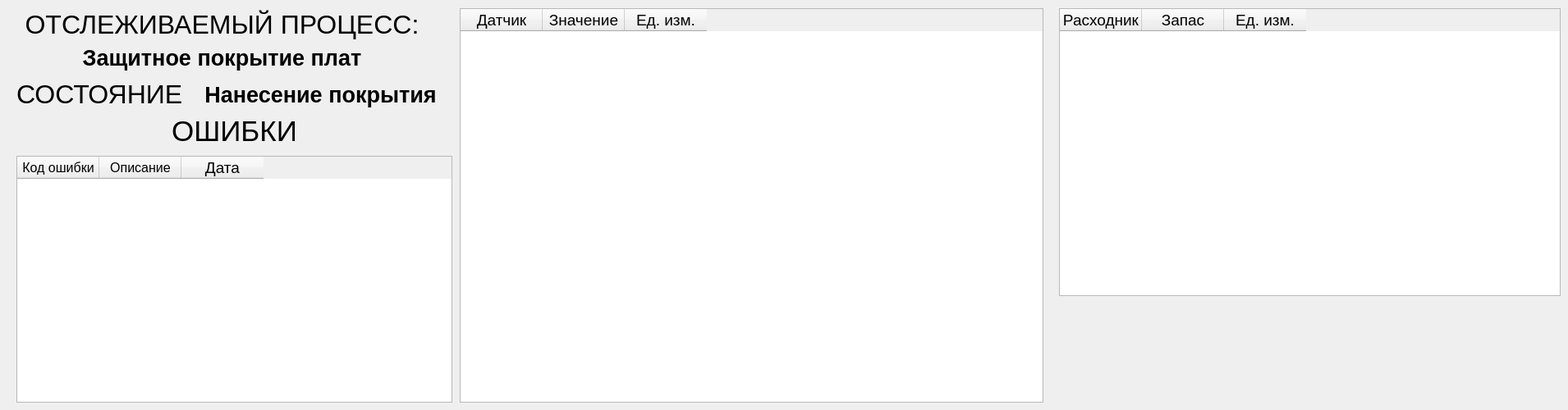
    <widget class="QWidget" name="page_defender">
     <widget class="QLabel" name="label_pick_process_3">
      <property name="geometry">
       <rect>
        <x>20</x>
        <y>0</y>
        <width>501</width>
        <height>61</height>
       </rect>
      </property>
      <property name="font">
       <font>
        <family>Segoe UI</family>
        <pointsize>28</pointsize>
       </font>
      </property>
      <property name="text">
       <string>&lt;html&gt;&lt;head/&gt;&lt;body&gt;&lt;p&gt;&lt;span style=&quot; font-size:24pt;&quot;&gt;ОТСЛЕЖИВАЕМЫЙ ПРОЦЕСС:&lt;/span&gt;&lt;/p&gt;&lt;/body&gt;&lt;/html&gt;</string>
      </property>
      <property name="alignment">
       <set>Qt::AlignCenter</set>
      </property>
     </widget>
     <widget class="QLabel" name="label_pick_state_3">
      <property name="geometry">
       <rect>
        <x>20</x>
        <y>90</y>
        <width>201</width>
        <height>51</height>
       </rect>
      </property>
      <property name="font">
       <font>
        <family>Segoe UI</family>
        <pointsize>28</pointsize>
       </font>
      </property>
      <property name="text">
       <string>&lt;html&gt;&lt;head/&gt;&lt;body&gt;&lt;p&gt;&lt;span style=&quot; font-size:24pt;&quot;&gt;СОСТОЯНИЕ:&lt;/span&gt;&lt;/p&gt;&lt;/body&gt;&lt;/html&gt;</string>
      </property>
      <property name="alignment">
       <set>Qt::AlignCenter</set>
      </property>
     </widget>
     <widget class="QTableWidget" name="table_pick_sensor_3">
      <property name="geometry">
       <rect>
        <x>560</x>
        <y>10</y>
        <width>711</width>
        <height>481</height>
       </rect>
      </property>
      <property name="font">
       <font>
        <pointsize>14</pointsize>
       </font>
      </property>
      <property name="accessibleDescription">
       <string/>
      </property>
      <property name="layoutDirection">
       <enum>Qt::LeftToRight</enum>
      </property>
      <property name="autoFillBackground">
       <bool>false</bool>
      </property>
      <column>
       <property name="text">
        <string>Датчик</string>
       </property>
      </column>
      <column>
       <property name="text">
        <string>Значение</string>
       </property>
      </column>
      <column>
       <property name="text">
        <string>Ед. изм.</string>
       </property>
      </column>
     </widget>
     <widget class="QLabel" name="label_pick_curr_process_3">
      <property name="geometry">
       <rect>
        <x>20</x>
        <y>50</y>
        <width>501</width>
        <height>41</height>
       </rect>
      </property>
      <property name="font">
       <font>
        <family>Segoe UI</family>
        <pointsize>20</pointsize>
       </font>
      </property>
      <property name="layoutDirection">
       <enum>Qt::LeftToRight</enum>
      </property>
      <property name="text">
       <string>&lt;html&gt;&lt;head/&gt;&lt;body&gt;&lt;p align=&quot;center&quot;&gt;&lt;span style=&quot; font-weight:600;&quot;&gt;Защитное покрытие плат&lt;/span&gt;&lt;/p&gt;&lt;/body&gt;&lt;/html&gt;</string>
      </property>
      <property name="alignment">
       <set>Qt::AlignCenter</set>
      </property>
      <property name="wordWrap">
       <bool>false</bool>
      </property>
     </widget>
     <widget class="QLabel" name="label_pick_err_3">
      <property name="geometry">
       <rect>
        <x>20</x>
        <y>140</y>
        <width>531</width>
        <height>41</height>
       </rect>
      </property>
      <property name="font">
       <font>
        <family>Segoe UI</family>
        <pointsize>28</pointsize>
       </font>
      </property>
      <property name="text">
       <string>&lt;html&gt;&lt;head/&gt;&lt;body&gt;&lt;p&gt;&lt;span style=&quot; font-size:26pt;&quot;&gt;ОШИБКИ&lt;/span&gt;&lt;/p&gt;&lt;/body&gt;&lt;/html&gt;</string>
      </property>
      <property name="alignment">
       <set>Qt::AlignCenter</set>
      </property>
     </widget>
     <widget class="QTableWidget" name="table_pick_err_3">
      <property name="geometry">
       <rect>
        <x>20</x>
        <y>190</y>
        <width>531</width>
        <height>301</height>
       </rect>
      </property>
      <property name="font">
       <font>
        <pointsize>14</pointsize>
       </font>
      </property>
      <property name="accessibleDescription">
       <string/>
      </property>
      <property name="layoutDirection">
       <enum>Qt::LeftToRight</enum>
      </property>
      <property name="autoFillBackground">
       <bool>false</bool>
      </property>
      <property name="styleSheet">
       <string notr="true"/>
      </property>
      <column>
       <property name="text">
        <string>Код ошибки</string>
       </property>
       <property name="font">
        <font>
         <pointsize>12</pointsize>
        </font>
       </property>
       <property name="textAlignment">
        <set>AlignCenter</set>
       </property>
      </column>
      <column>
       <property name="text">
        <string>Описание</string>
       </property>
       <property name="font">
        <font>
         <pointsize>12</pointsize>
        </font>
       </property>
       <property name="textAlignment">
        <set>AlignCenter</set>
       </property>
      </column>
      <column>
       <property name="text">
        <string>Дата</string>
       </property>
      </column>
     </widget>
     <widget class="QLabel" name="label_pick_curr_state_3">
      <property name="geometry">
       <rect>
        <x>220</x>
        <y>90</y>
        <width>341</width>
        <height>51</height>
       </rect>
      </property>
      <property name="font">
       <font>
        <family>Segoe UI</family>
        <pointsize>20</pointsize>
       </font>
      </property>
      <property name="layoutDirection">
       <enum>Qt::LeftToRight</enum>
      </property>
      <property name="text">
       <string>&lt;html&gt;&lt;head/&gt;&lt;body&gt;&lt;p&gt;&lt;span style=&quot; font-weight:600;&quot;&gt;Нанесение покрытия&lt;/span&gt;&lt;/p&gt;&lt;/body&gt;&lt;/html&gt;</string>
      </property>
      <property name="alignment">
       <set>Qt::AlignCenter</set>
      </property>
      <property name="wordWrap">
       <bool>false</bool>
      </property>
     </widget>
     <widget class="QTableWidget" name="table_pick_material_3">
      <property name="geometry">
       <rect>
        <x>1290</x>
        <y>10</y>
        <width>611</width>
        <height>351</height>
       </rect>
      </property>
      <property name="font">
       <font>
        <pointsize>14</pointsize>
       </font>
      </property>
      <column>
       <property name="text">
        <string>Расходник</string>
       </property>
       <property name="font">
        <font>
         <pointsize>14</pointsize>
        </font>
       </property>
       <property name="textAlignment">
        <set>AlignCenter</set>
       </property>
      </column>
      <column>
       <property name="text">
        <string>Запас</string>
       </property>
       <property name="font">
        <font>
         <pointsize>14</pointsize>
        </font>
       </property>
       <property name="textAlignment">
        <set>AlignCenter</set>
       </property>
      </column>
      <column>
       <property name="text">
        <string>Ед. изм.</string>
       </property>
       <property name="font">
        <font>
         <pointsize>14</pointsize>
        </font>
       </property>
       <property name="textAlignment">
        <set>AlignCenter</set>
       </property>
      </column>
     </widget>
    </widget>
